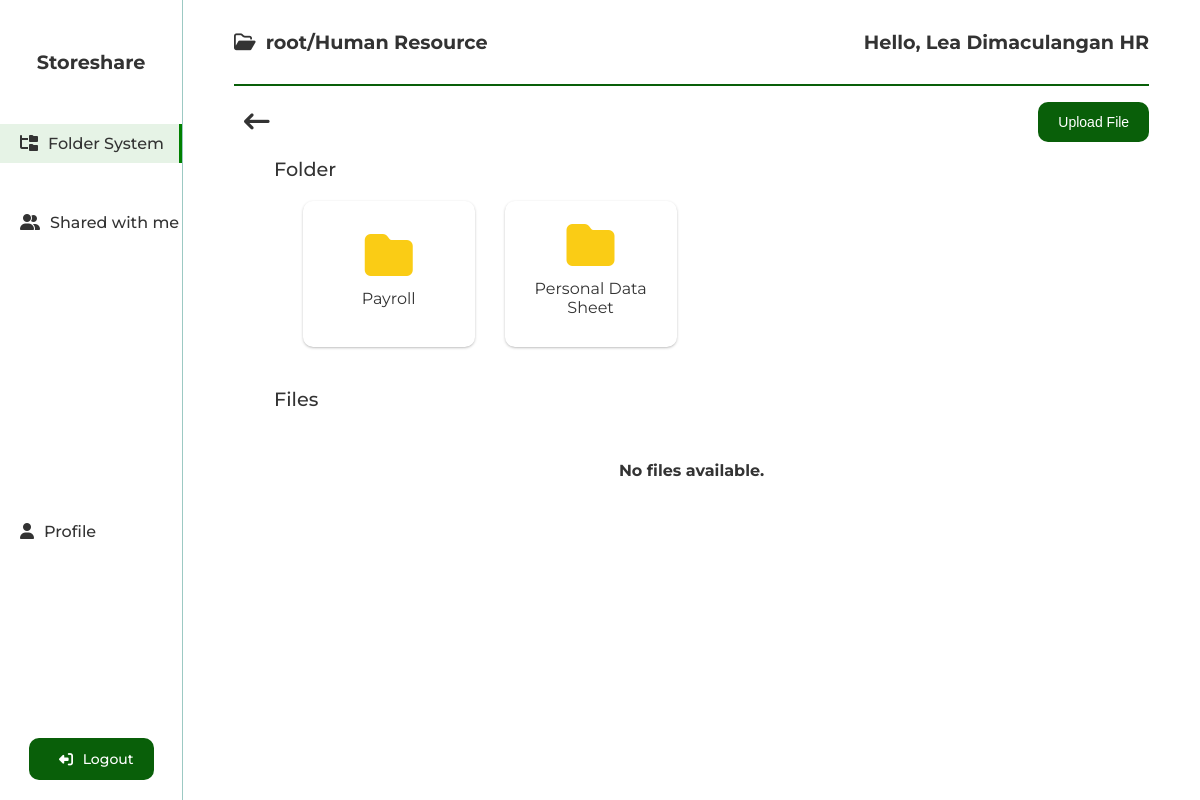
Screenshot of /storeshare-u/folder.php?path=root/Human Resource (signed in) with the database file from the repository.
### tables this page shows
CREATE TABLE `folder_relation_table` (
  `subfolder_id` int(11) NOT NULL,
  `folder_path_name` varchar(255) NOT NULL,
  `folder_name` varchar(255) NOT NULL,
  `parent_folder_id` int(11) NOT NULL
);

### storeshare-u/folder.php (the view, shortened to what this page needs)
<?php
    $userEmail = $_SESSION["email"];
    include ("../config/db_config.php");
    $currentPath = htmlspecialchars($_GET["path"]);
    $previousPath = getPreviousPath($currentPath);
    $sql = "SELECT * FROM access_rights_table WHERE email='$userEmail' AND folder_path_name='$currentPath'";
    $result = mysqli_query($conn, $sql);
    $userAccessInfo = mysqli_fetch_assoc($result);
    $userAccessLevel = $userAccessInfo ["access_level"];
    $sql = "SELECT folder_id FROM folder_table WHERE folder_path_name='$currentPath'";
    $result = mysqli_query($conn, $sql);
    $currentDirectory = mysqli_fetch_assoc($result);
    $currentDirectory = $currentDirectory["folder_id"];
    $sql = "SELECT * FROM folder_relation_table WHERE parent_folder_id='$currentDirectory'";
    $result = mysqli_query($conn, $sql);
    if(mysqli_num_rows($result) > 0){
        $folders = mysqli_fetch_all($result, MYSQLI_ASSOC);
    }
    function getPreviousPath($currentPath){
        include("../config/db_config.php");
        $sql = "SELECT parent_folder_id FROM folder_relation_table WHERE folder_path_name='$currentPath'";
        $result = mysqli_query($conn, $sql);
        if(mysqli_num_rows($result) > 0){
            $parentFolderId = mysqli_fetch_assoc($result);
            $parentFolderId = $parentFolderId["parent_folder_id"];
            $sql = "SELECT folder_path_name FROM folder_table WHERE folder_id='$parentFolderId'";
            $result = mysqli_query($conn, $sql);
            $previousPath = mysqli_fetch_assoc($result);
            $previousPath = $previousPath["folder_path_name"];
            if($parentFolderId==1){
                return "root.php";
            }
            else{
                return "folder.php?path=".$previousPath;
            }
        }
    }
    function hasAccess($folderPathName, $user){
        include("../config/db_config.php");
        $sql = "SELECT * FROM access_rights_table WHERE email='$user' AND folder_path_name='$folderPathName'";
        $result = mysqli_query($conn, $sql);
        if(mysqli_num_rows($result) > 0){
            return true;
        }
        else{
            return false;
        }
    }
?>
<!DOCTYPE html>
<html lang="en">
  <head>
    <link rel="stylesheet" href="../CSS/style.css" />
    <link rel="stylesheet" href="../CSS/utilities.css" />
    <link
      rel="stylesheet"
      href="https://cdnjs.cloudflare.com/ajax/libs/font-awesome/6.4.2/css/all.min.css"
    />
  </head>
  <body>
    <?php include("storeshare-user-sidebar.php") ?>
    <section class="main-dashboard bg-light-primary">
        <div class="container">
            <div class="sticky">
                <div id="top-header" class="flex flex-just-sb ">
                    <h2 id="current-path" class="txt-md"><i class="fa-regular fa-folder-open mr-1"></i><?php echo $currentPath?></h2>
                    <h1 class="txt-md my-3">Hello, <?php echo $username?></h1>
                </div>
                <div class="py-1 flex flex-just-sb ">
                <div class="m-1 txt-lg"> <a href="<?php echo $previousPath?>"><i class="fa-solid fa-arrow-left-long clickable"></i></a></div>
                    <?php if($userAccessLevel == 2): ?>
                        <button id="upload-file" class="btn btn-primary">Upload File</button>
                    <?php endif; ?>
                </div>
            </div>
            <section class="directory-content">
                <div class="ml-4 txt-md txt-fw-2">Folder</div>
                <?php if(!empty($folders)): ?>
                    <div class="folder-container mt-2 mb-4">
                        <?php foreach ($folders as $folder): ?>
                            <?php if(hasAccess($folder["folder_path_name"], $userEmail)):?>
                                <a href="folder.php?path=<?php echo $folder["folder_path_name"]?>" class="folder-item flex flex-column">
                                    <i class="fa-solid fa-folder txt-lg folder-icon"></i>
                                    <p class="txt-sm"><?php echo $folder["folder_name"]; ?></p>
                                </a>
                            <?php endif;?>
                        <?php endforeach;?>
                    </div>
                    <?php else: ?>
                        <div class="flex-column my-4">
                            <h4>No folders available.</h4>
                        </div>
                <?php endif;?>
                <div class="ml-4 my-2 txt-md txt-fw-2">Files</div>
                <?php if(!empty($files)): ?>
                    <div id="file-container">
                        <table class="file-table">
                            <thead >
                                <th class="py-2 ">File Name</th>
                                <th class="py-2 ">Owner</th>
                                <th class="py-2 ">Size</th>
                                <th class="py-2 ">Date Uploaded</th>
                                <th></th>
                            </thead>
                            <tbody>
                                <?php foreach ($files as $file): ?>
                                    <tr class="record">
                                        <td class="py-1">
                                            <?php if($file["file_type"] == "pdf" || $file["file_type"] == "jpg" || $file["file_type"] == "jpeg" || $file["file_type"] == "png"): ?>
                                                <p class="txt-xs"><i class="<?php echo getFileTypeIcon($file["file_type"])?> mr-1 file-icon"></i> <a href="./preview.php?filepath=<?php echo "../storeshare/folders/".$file["file_path_name"]; ?>" target="_blank"><?php echo $file["file_name"]; ?></a></p>
                                                <?php else: ?>
                                                    <p class="txt-xs"><i class="<?php echo getFileTypeIcon($file["file_type"])?> mr-1 file-icon"></i> <a data-id="" data-type="file" data-filename="" href="<?php echo "../storeshare/folders/".$file["file_path_name"];?>" target="_blank"><?php echo $file["file_name"]; ?></a></p>
                                            <?php endif; ?>
                                        </td>
                                        <td class="py-1 ">
                                            <p class="txt-xs "><?php echo (getUsername($file["file_owner"]) == $username)? "You" : getUsername($file["file_owner"]); ?></p>
                                        </td>
                                        <td class="py-1">
                                            <p class="txt-xs"><?php echo round($file["file_size"]/1000)."KB"; ?></p>
                                        </td>
                                        <td class="py-1">
                                            <p class="txt-xs"><?php echo $file["date_uploaded"]; ?></p>
                                        </td>
                                        <td class="py-1">
                                            <a href="download.php?file=<?php echo $file["file_path_name"] ?>" class="btn btn-outline btn-sm">Download</a>
                                            <?php if(getUsername($file["file_owner"]) == $username): ?>
                                                <button id="<?php echo $file["file_id"]?>" class="btn btn-outline btn-delete btn-sm">Remove</button>
                                            <?php endif;?>
                                        </td>
                                    </tr>
                                <?php endforeach; ?>
                            </tbody>
                        </table>
                    </div>
                    <?php else: ?>
                        <div class="flex-column my-4">
                            <h4>No files available.</h4>
                        </div>
                 <?php endif; ?>
                </div>
            </section>
  </body>
</html>

### CSS/style.css (style rules this page uses)
* { box-sizing: border-box; margin: 0; padding: 0; }
body { height: 100vh; font-family: "Montserrat", sans-serif; color: #333333; background: #edf2f4; display: flex; }
a { text-decoration: none; color: #333333; }
h1, h2, h3, h4 { margin: 10px 0; }
p { margin: 10px 0; }
.txt-lg { font-size: 1.6rem; }
.txt-md { font-size: 1.2rem; }
.txt-sm { font-size: 1rem; }
.btn { display: inline-block; padding: 12px 20px; border: none; font-size: 14px; font-weight: 500; border-radius: 10px; cursor: pointer; transition: all 200ms ease-in-out; }
.main-dashboard { position: relative; max-height: 100vh; width: 100%; overflow-y: hidden; }
#top-header { border-bottom: 2px solid rgb(9, 95, 9); }
.folder-container { width: 85%; margin: 0 auto; display: grid; grid-template-columns: repeat(4, 2fr); grid-gap: 30px; }
.folder-item { border-radius: 10px; padding: 20px 20px; box-shadow: 0 1px 3px 0 rgb(0 0 0 / 0.2), 0 1px 2px -1px rgb(0 0 0 / 0.2); text-align: center; }
.folder-item { cursor: pointer; transition: all 0.2s ease-in; }
.folder-icon { font-size: 48px; color: rgb(250 204 21); }
.directory-content { position: relative; width: 100%; max-height: 560px; overflow-y: scroll; }

### CSS/utilities.css (style rules this page uses)
.container { width: 90%; margin: 0 auto; }
.flex { display: flex; justify-content: center; align-items: center; width: 100%; }
.flex-column { display: flex; flex-direction: column; justify-content: center; align-items: center; width: 100%; height: 100%; }
.flex-just-sb { justify-content: space-between; }
.txt-fw-2 { font-weight: 500; }
.btn-primary { background: rgb(9, 95, 9); color: #fff; }
.clickable { cursor: pointer; }
.bg-light-primary { background: #fff; }
.sticky { position: sticky; top: 0; z-index: 30; }
.m-1 { margin: 10px; }
.my-2 { margin: 20px 0; }
.my-3 { margin: 30px 0; }
.my-4 { margin: 40px 0; }
.mr-1 { margin-right: 10px; }
.ml-4 { margin-left: 40px; }
.mb-4 { margin-bottom: 40px; }
.mt-2 { margin-top: 20px; }
.py-1 { padding: 10px 0; }

### rows the page displays
folder_relation_table: folder_name "Payroll"
folder_relation_table: folder_name "Personal Data Sheet"

### other values shown
$currentPath "root/Human Resource"
$username "Lea Dimaculangan HR"
